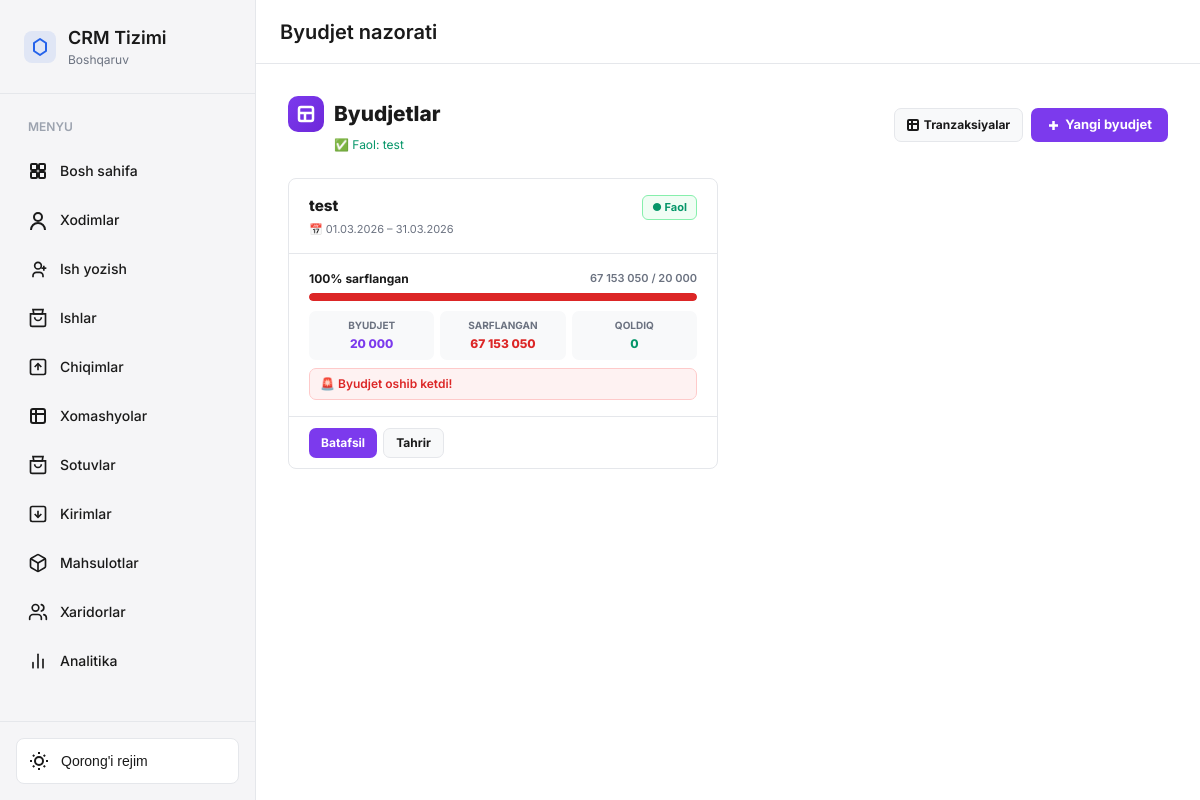
The page /budget/ (signed in) on the database its author committed.
### budget/models.py (models this page shows, shortened)
class Byudjet(models.Model):
    nomi         = models.CharField(max_length=255)
    davr_boshi   = models.DateField()
    davr_oxiri   = models.DateField()
    umumiy_summa = models.DecimalField(max_digits=20, decimal_places=2)
    izoh         = models.TextField(blank=True)
    yaratgan     = models.ForeignKey(
        settings.AUTH_USER_MODEL, on_delete=models.SET_NULL,
        null=True, blank=True
    )
    created_at = models.DateTimeField(auto_now_add=True)
    class Meta:
        verbose_name        = "Byudjet"
        verbose_name_plural = "Byudjetlar"
        ordering            = ['-davr_boshi']
    def _tranzaksiyalar(self):
        return Tranzaksiya.objects.filter(
            sana__gte=self.davr_boshi,
            sana__lte=self.davr_oxiri,
        )
    def get_sarflar(self) -> dict:
        from django.db.models import Case, When, DecimalField
        result = self._tranzaksiyalar().aggregate(
            jami=Coalesce(Sum('summa_uzs'), Value(Decimal('0')), output_field=DecimalField()),
            chiqim=Coalesce(
                Sum('summa_uzs', filter=models.Q(manba='chiqim')),
                Value(Decimal('0')), output_field=DecimalField()
            ),
            xomashyo=Coalesce(
                Sum('summa_uzs', filter=models.Q(manba='xomashyo')),
                Value(Decimal('0')), output_field=DecimalField()
            ),
        )
        return result
    @property
    def jami_sarfi(self) -> Decimal:
        return self.get_sarflar()['jami']
    @property
    def qoldiq(self) -> Decimal:
        return max(self.umumiy_summa - self.jami_sarfi, Decimal('0'))
    @property
    def sarfi_foiz(self) -> float:
        if self.umumiy_summa > 0:
            return min(round(float(self.jami_sarfi / self.umumiy_summa * 100), 1), 100)
        return 0.0
    @property
    def holat(self) -> str:
        f = self.sarfi_foiz
        if f >= 100: return 'oshib_ketdi'
        if f >= 90:  return 'xavfli'
        if f >= 75:  return 'ogoh'
        return 'xavfsiz'
    @property
    def is_active(self) -> bool:
        today = timezone.now().date()
        return self.davr_boshi <= today <= self.davr_oxiri

### budget/views.py (the view)
# urls.py: path('',                        views.ByudjetListView.as_view(),      name='list'),
class ByudjetListView(LoginRequiredMixin, ListView):
    model = Byudjet
    template_name = 'budget/list.html'
    context_object_name = 'byudjetlar'
    login_url = 'account_login'
    def get_queryset(self):
        return Byudjet.objects.order_by('-davr_boshi')
    def get_context_data(self, **kwargs):
        ctx = super().get_context_data(**kwargs)
        today = timezone.now().date()
        ctx['faol'] = Byudjet.objects.filter(
            davr_boshi__lte=today,
            davr_oxiri__gte=today,
        ).first()
        return ctx

### templates/budget/list.html (shortened to what this page needs)
{% extends 'base.html' %}
{% load humanize %}
{% block content %}
<div class="main-content">
    <header class="header">
        <div class="header-title">Byudjet nazorati</div>
    </header>
    <main class="content"><div class="page">
        <div style="display:flex;align-items:center;justify-content:space-between;margin-bottom:1.5rem;flex-wrap:wrap;gap:1rem;">
            <div>
                <h2 style="font-size:1.3rem;font-weight:800;margin:0;display:flex;align-items:center;gap:10px;">
                    <span style="width:36px;height:36px;border-radius:10px;background:linear-gradient(135deg,#7c3aed,#6d28d9);display:flex;align-items:center;justify-content:center;color:white;flex-shrink:0;">
                        <svg width="18" height="18" fill="none" stroke="currentColor" stroke-width="2.5" viewBox="0 0 18 18"><rect x="2" y="2" width="14" height="14" rx="2"/><path d="M2 8h14M8 8v8"/></svg>
                    </span>
                    Byudjetlar
                </h2>
                {% if faol %}<div style="font-size:12px;color:#059669;margin-top:4px;margin-left:46px;">✅ Faol: {{ faol.nomi }}</div>{% endif %}
            </div>
            <div style="display:flex;gap:8px;">
                <a href="{% url 'budget:tranzaksiyalar' %}" class="btn-sm btn-o">
                    <svg width="12" height="12" fill="none" stroke="currentColor" stroke-width="2" viewBox="0 0 12 12"><rect x="1" y="1" width="10" height="10" rx="1"/><path d="M1 5h10M5 1v10"/></svg>
                    Tranzaksiyalar
                </a>
                <a href="{% url 'budget:create' %}" class="btn-sm btn-p" style="padding:7px 16px;font-size:13px;">
                    <svg width="13" height="13" fill="none" stroke="currentColor" stroke-width="2.5" viewBox="0 0 13 13"><path d="M6.5 2v9M2 6.5h9"/></svg>
                    Yangi byudjet
                </a>
            </div>
        </div>
        {% if byudjetlar %}
        <div class="bl-grid">
            {% for b in byudjetlar %}
            {% with foiz=b.sarfi_foiz holat=b.holat %}
            <div class="bl-card">
                <div class="bl-top">
                    <div>
                        <div class="bl-nomi">{{ b.nomi }}</div>
                        <div class="bl-davr">📅 {{ b.davr_boshi|date:"d.m.Y" }} – {{ b.davr_oxiri|date:"d.m.Y" }}</div>
                    </div>
                    {% if b.is_active %}<span class="badge-active">● Faol</span>
                    {% else %}<span class="badge-old">Tugagan</span>{% endif %}
                </div>
                <div class="bl-body">
                    <div class="bl-prog-label">
                        <span style="font-weight:700;">{{ foiz }}% sarflangan</span>
                        <span style="color:var(--text-secondary);font-size:11px;">{{ b.jami_sarfi|floatformat:0|intcomma }} / {{ b.umumiy_summa|floatformat:0|intcomma }}</span>
                    </div>
                    <div class="bl-track">
                        <div class="bl-fill fill-{% if holat == 'xavfsiz' %}safe{% elif holat == 'ogoh' %}ogoh{% elif holat == 'xavfli' %}xavfli{% else %}oshib{% endif %}"
                             style="width:{{ foiz }}%;"></div>
                    </div>
                    <div class="bl-stats">
                        <div class="bl-stat">
                            <div class="bl-stat-l">Byudjet</div>
                            <div class="bl-stat-v" style="color:#7c3aed;">{{ b.umumiy_summa|floatformat:0|intcomma }}</div>
                        </div>
                        <div class="bl-stat">
                            <div class="bl-stat-l">Sarflangan</div>
                            <div class="bl-stat-v" style="color:#dc2626;">{{ b.jami_sarfi|floatformat:0|intcomma }}</div>
                        </div>
                        <div class="bl-stat">
                            <div class="bl-stat-l">Qoldiq</div>
                            <div class="bl-stat-v" style="color:#059669;">{{ b.qoldiq|floatformat:0|intcomma }}</div>
                        </div>
                    </div>
                    {% if holat == 'oshib_ketdi' %}
                        <div class="warning-strip ws-red">🚨 Byudjet oshib ketdi!</div>
                    {% elif holat == 'xavfli' %}
                        <div class="warning-strip ws-red">🔴 {{ foiz }}% — byudjet tugayapti!</div>
                    {% elif holat == 'ogoh' %}
                        <div class="warning-strip ws-yellow">⚡ {{ foiz }}% sarflangan</div>
                    {% endif %}
                </div>
                <div class="bl-footer">
                    <a href="{% url 'budget:detail' b.pk %}" class="btn-sm btn-p">Batafsil</a>
                    <a href="{% url 'budget:update' b.pk %}" class="btn-sm btn-o">Tahrir</a>
                </div>
            </div>
            {% endwith %}
            {% endfor %}
        </div>
        {% endif %}
    </div></main>
</div>
{% endblock %}

### staticfiles/css/styles.css (style rules this page uses)
:root { --bg-primary: #ffffff; --bg-secondary: #f8f9fa; --bg-card: #ffffff; --bg-sidebar: #f5f5f7; --bg-hover: rgba(0, 0, 0, 0.04); --bg-active: rgba(0, 0, 0, 0.08); --text-primary: #1a1a1a; --text-secondary: #6b7280; --text-tertiary: #9ca3af; --border-color: #e5e7eb; --border-card: #e5e7eb; --color-primary: #2563eb; --color-primary-dark: #1d4ed8; --color-primary-light: #dbeafe; --color-success: #22c55e; --color-success-light: #dcfce7; --color-warning: #f59e0b; --color-warning-light: #fef3c7; --color-danger: #ef4444; --color-danger-light: #fee2e2; --shadow-sm: 0 1px 2px 0 rgba(0, 0, 0, 0.05); --shadow-md: 0 4px 6px -1px rgba(0, 0, 0, 0.1); --shadow-lg: 0 10px 15px -3px rgba(0, 0, 0, 0.1); --sidebar-width: 16rem; --header-height: 4rem; --radius: 0.5rem; --font-sans: 'Inter', -apple-system, BlinkMacSystemFont, 'Segoe UI', sans-serif; }
* { margin: 0; padding: 0; box-sizing: border-box; }
body { font-family: var(--font-sans); background: var(--bg-primary); color: var(--text-primary); line-height: 1.5; -webkit-font-smoothing: antialiased; transition: background-color 0.2s, color 0.2s; }
.main-content { flex: 1; margin-left: var(--sidebar-width); display: flex; flex-direction: column; }
.header { height: var(--header-height); background: var(--bg-primary); border-bottom: 1px solid var(--border-color); display: flex; align-items: center; justify-content: space-between; padding: 0 1.5rem; position: sticky; top: 0; z-index: 50; }
.header-title { font-size: 1.25rem; font-weight: 600; }
.content { flex: 1; padding: 2rem; overflow-y: auto; }
.page { display: block; animation: fadeIn 0.2s; }
.btn-sm { padding: 0.5rem 1rem; font-size: 0.8125rem; }

### templates/budget/list.html (style rules this page uses)
.bl-grid { display:grid;grid-template-columns:repeat(auto-fill,minmax(300px,1fr));gap:1.25rem }
.bl-card { background:var(--bg-card);border:1px solid var(--border-color);border-radius:var(--radius);overflow:hidden;transition:box-shadow .15s }
.bl-top { padding:1rem 1.25rem;border-bottom:1px solid var(--border-color);display:flex;align-items:flex-start;justify-content:space-between;gap:8px }
.bl-nomi { font-weight:800;font-size:.95rem }
.bl-davr { font-size:11px;color:var(--text-secondary);margin-top:3px }
.badge-active { background:#f0fdf4;color:#059669;border:1px solid #86efac;border-radius:6px;padding:3px 9px;font-size:11px;font-weight:700;white-space:nowrap }
.bl-body { padding:1rem 1.25rem }
.bl-prog-label { display:flex;justify-content:space-between;font-size:12px;margin-bottom:5px;font-weight:600 }
.bl-track { height:8px;border-radius:4px;background:var(--bg-secondary);overflow:hidden;margin-bottom:10px }
.bl-fill { height:100%;border-radius:4px;transition:width .4s }
.fill-oshib { background:#dc2626 }
.bl-stats { display:grid;grid-template-columns:repeat(3,1fr);gap:6px }
.bl-stat { text-align:center;padding:7px;background:var(--bg-secondary);border-radius:7px }
.bl-stat-l { font-size:10px;text-transform:uppercase;color:var(--text-secondary);font-weight:700 }
.bl-stat-v { font-size:12px;font-weight:800;margin-top:2px }
.bl-footer { padding:.65rem 1.25rem;border-top:1px solid var(--border-color);display:flex;gap:6px }
.btn-sm { padding:5px 12px;border-radius:7px;font-size:12px;font-weight:700;cursor:pointer;text-decoration:none;border:none;font-family:inherit;display:inline-flex;align-items:center;gap:5px;transition:all .12s }
.btn-p { background:#7c3aed;color:white }
.btn-o { background:var(--bg-secondary);color:var(--text-primary);border:1.5px solid var(--border-color) }
.warning-strip { margin-top:8px;padding:6px 10px;border-radius:7px;font-size:12px;font-weight:600;display:flex;align-items:center;gap:6px }
.ws-red { background:#fef2f2;border:1px solid #fecaca;color:#dc2626 }

### rows shown on the page
Byudjet: nomi "test", davr_boshi "01.03.2026", davr_oxiri "31.03.2026", shows "● Faol", sarfi_foiz "100", jami_sarfi "67 153 050", umumiy_summa "20 000", qoldiq "0"
